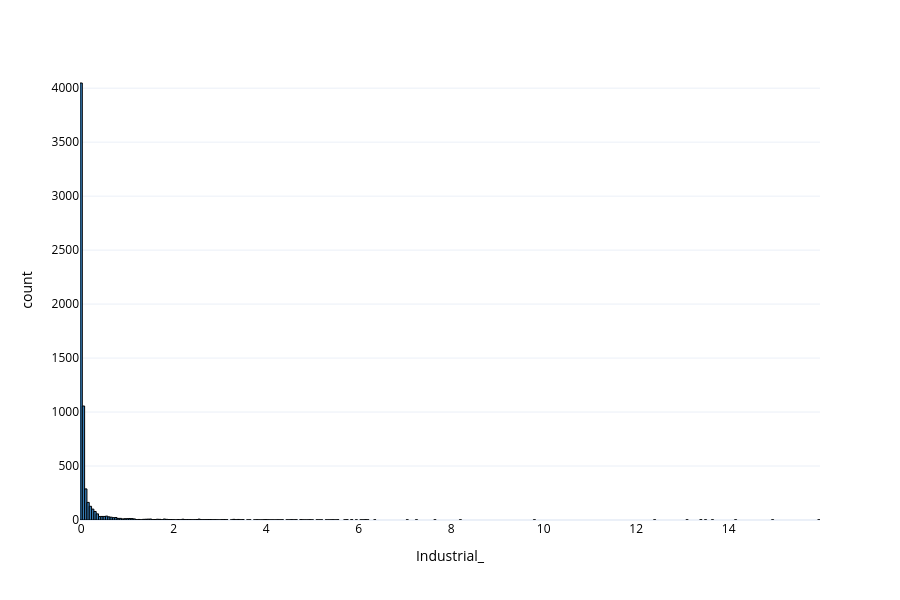

The cell this chart's notebook holds for it:
### Code cell
fig=px.histogram(df_model1, x="Industrial_",
                 color_discrete_sequence=['#377EB8'])
fig.update_traces(marker=dict(line=dict(color='#000000',width=1)),
                  )
fig.update_layout(showlegend=False,font=dict(size=12, color='black'),
                  template='plotly_white',width=900,height=600)
fig.show()

### Figure 1 — Plotly figure (JSON) as saved in the notebook; plotly's stock layout.template omitted (floating-point values rounded to 4 significant figures; data arrays with more than 128 entries replaced by an {"elided": "..."} marker saying what was removed)
{"data": [{"bingroup": "x", "hovertemplate": "Industrial_=%{x}<br>count=%{y}<extra></extra>", "legendgroup": "", "marker": {"color": "#377EB8", "line": {"color": "#000000", "width": 1}, "pattern": {"shape": ""}}, "name": "", "orientation": "v", "showlegend": false, "type": "histogram", "x": {"elided": "6517 float values"}, "xaxis": "x", "yaxis": "y"}], "layout": {"barmode": "relative", "font": {"color": "black", "size": 12}, "height": 600, "legend": {"tracegroupgap": 0}, "margin": {"t": 60}, "showlegend": false, "width": 900, "xaxis": {"anchor": "y", "domain": [0, 1], "title": {"text": "Industrial_"}}, "yaxis": {"anchor": "x", "domain": [0, 1], "title": {"text": "count"}}}}
